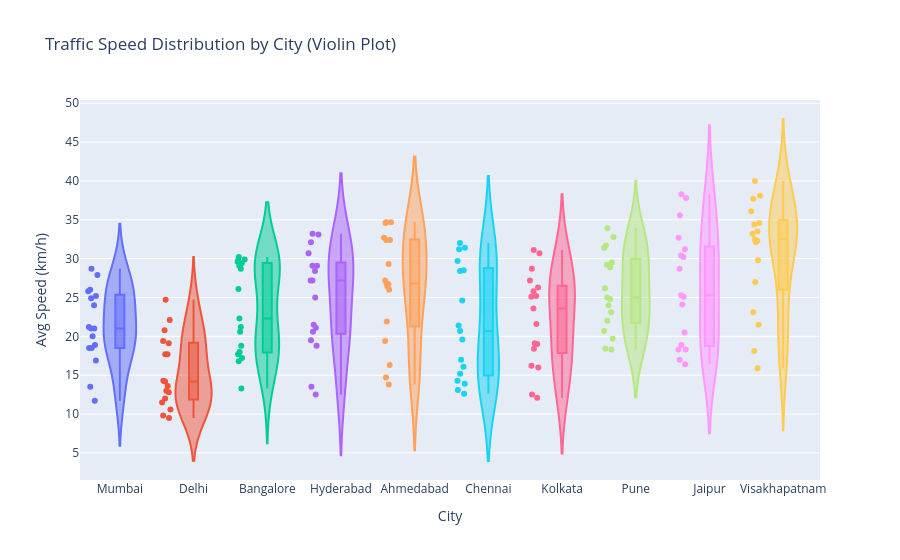

The cell this chart's notebook holds for it:
### Markdown cell above
### 3.5 Violin Plot — Traffic speed spread by city

### Code cell
fig = px.violin(
    df, x="city", y="avg_traffic_speed_kmph", color="city",
    box=True, points="all",
    title="Traffic Speed Distribution by City (Violin Plot)"
)
fig.update_layout(xaxis_title="City", yaxis_title="Avg Speed (km/h)", showlegend=False)
fig.show()

### Figure 1 — Plotly figure (JSON) as saved in the notebook; plotly's stock layout.template omitted (floating-point values rounded to 4 significant figures)
{"data": [{"alignmentgroup": "True", "box": {"visible": true}, "hovertemplate": "city=%{x}<br>avg_traffic_speed_kmph=%{y}<extra></extra>", "legendgroup": "Mumbai", "marker": {"color": "#636efa"}, "name": "Mumbai", "offsetgroup": "Mumbai", "orientation": "v", "points": "all", "scalegroup": "True", "showlegend": true, "type": "violin", "x": ["Mumbai", "Mumbai", "Mumbai", "Mumbai", "Mumbai", "Mumbai", "Mumbai", "Mumbai", "Mumbai", "Mumbai", "Mumbai", "Mumbai", "Mumbai", "Mumbai", "Mumbai", "Mumbai", "Mumbai"], "x0": " ", "xaxis": "x", "y": [18.5, 13.5, 21.0, 21.2, 25.8, 24.9, 16.9, 24.0, 20.0, 28.7, 21.0, 27.9, 26.0, 18.5, 25.2, 11.7, 18.9], "y0": " ", "yaxis": "y"}, {"alignmentgroup": "True", "box": {"visible": true}, "hovertemplate": "city=%{x}<br>avg_traffic_speed_kmph=%{y}<extra></extra>", "legendgroup": "Delhi", "marker": {"color": "#EF553B"}, "name": "Delhi", "offsetgroup": "Delhi", "orientation": "v", "points": "all", "scalegroup": "True", "showlegend": true, "type": "violin", "x": ["Delhi", "Delhi", "Delhi", "Delhi", "Delhi", "Delhi", "Delhi", "Delhi", "Delhi", "Delhi", "Delhi", "Delhi", "Delhi", "Delhi", "Delhi", "Delhi", "Delhi"], "x0": " ", "xaxis": "x", "y": [14.2, 14.3, 10.6, 22.1, 20.8, 13.6, 12.8, 12.0, 11.5, 19.4, 9.8, 19.1, 13.0, 17.7, 9.5, 24.7, 17.7], "y0": " ", "yaxis": "y"}, {"alignmentgroup": "True", "box": {"visible": true}, "hovertemplate": "city=%{x}<br>avg_traffic_speed_kmph=%{y}<extra></extra>", "legendgroup": "Bangalore", "marker": {"color": "#00cc96"}, "name": "Bangalore", "offsetgroup": "Bangalore", "orientation": "v", "points": "all", "scalegroup": "True", "showlegend": true, "type": "violin", "x": ["Bangalore", "Bangalore", "Bangalore", "Bangalore", "Bangalore", "Bangalore", "Bangalore", "Bangalore", "Bangalore", "Bangalore", "Bangalore", "Bangalore", "Bangalore", "Bangalore", "Bangalore", "Bangalore", "Bangalore"], "x0": " ", "xaxis": "x", "y": [17.7, 18.0, 17.2, 28.7, 16.8, 21.2, 29.8, 29.1, 29.6, 20.6, 30.2, 18.8, 22.3, 26.1, 29.9, 29.4, 13.3], "y0": " ", "yaxis": "y"}, {"alignmentgroup": "True", "box": {"visible": true}, "hovertemplate": "city=%{x}<br>avg_traffic_speed_kmph=%{y}<extra></extra>", "legendgroup": "Hyderabad", "marker": {"color": "#ab63fa"}, "name": "Hyderabad", "offsetgroup": "Hyderabad", "orientation": "v", "points": "all", "scalegroup": "True", "showlegend": true, "type": "violin", "x": ["Hyderabad", "Hyderabad", "Hyderabad", "Hyderabad", "Hyderabad", "Hyderabad", "Hyderabad", "Hyderabad", "Hyderabad", "Hyderabad", "Hyderabad", "Hyderabad", "Hyderabad", "Hyderabad", "Hyderabad", "Hyderabad", "Hyderabad"], "x0": " ", "xaxis": "x", "y": [21.5, 29.1, 32.1, 28.4, 27.2, 29.1, 33.2, 12.5, 13.5, 33.1, 30.7, 18.8, 20.6, 27.2, 25.0, 19.5, 21.1], "y0": " ", "yaxis": "y"}, {"alignmentgroup": "True", "box": {"visible": true}, "hovertemplate": "city=%{x}<br>avg_traffic_speed_kmph=%{y}<extra></extra>", "legendgroup": "Ahmedabad", "marker": {"color": "#FFA15A"}, "name": "Ahmedabad", "offsetgroup": "Ahmedabad", "orientation": "v", "points": "all", "scalegroup": "True", "showlegend": true, "type": "violin", "x": ["Ahmedabad", "Ahmedabad", "Ahmedabad", "Ahmedabad", "Ahmedabad", "Ahmedabad", "Ahmedabad", "Ahmedabad", "Ahmedabad", "Ahmedabad", "Ahmedabad", "Ahmedabad", "Ahmedabad", "Ahmedabad", "Ahmedabad", "Ahmedabad", "Ahmedabad"], "x0": " ", "xaxis": "x", "y": [26.0, 32.4, 29.3, 13.8, 26.7, 34.7, 21.9, 26.8, 34.7, 27.2, 32.7, 32.4, 26.4, 16.3, 34.6, 19.4, 14.7], "y0": " ", "yaxis": "y"}, {"alignmentgroup": "True", "box": {"visible": true}, "hovertemplate": "city=%{x}<br>avg_traffic_speed_kmph=%{y}<extra></extra>", "legendgroup": "Chennai", "marker": {"color": "#19d3f3"}, "name": "Chennai", "offsetgroup": "Chennai", "orientation": "v", "points": "all", "scalegroup": "True", "showlegend": true, "type": "violin", "x": ["Chennai", "Chennai", "Chennai", "Chennai", "Chennai", "Chennai", "Chennai", "Chennai", "Chennai", "Chennai", "Chennai", "Chennai", "Chennai", "Chennai", "Chennai", "Chennai", "Chennai"], "x0": " ", "xaxis": "x", "y": [17.0, 15.2, 28.4, 12.6, 14.3, 31.4, 19.6, 13.9, 28.5, 29.7, 16.1, 32.0, 21.4, 24.6, 20.7, 31.2, 13.1], "y0": " ", "yaxis": "y"}, {"alignmentgroup": "True", "box": {"visible": true}, "hovertemplate": "city=%{x}<br>avg_traffic_speed_kmph=%{y}<extra></extra>", "legendgroup": "Kolkata", "marker": {"color": "#FF6692"}, "name": "Kolkata", "offsetgroup": "Kolkata", "orientation": "v", "points": "all", "scalegroup": "True", "showlegend": true, "type": "violin", "x": ["Kolkata", "Kolkata", "Kolkata", "Kolkata", "Kolkata", "Kolkata", "Kolkata", "Kolkata", "Kolkata", "Kolkata", "Kolkata", "Kolkata", "Kolkata", "Kolkata", "Kolkata", "Kolkata", "Kolkata"], "x0": " ", "xaxis": "x", "y": [18.4, 25.8, 28.7, 26.3, 27.2, 25.1, 16.2, 21.6, 12.1, 19.1, 19.0, 25.2, 16.0, 31.1, 23.6, 30.7, 12.5], "y0": " ", "yaxis": "y"}, {"alignmentgroup": "True", "box": {"visible": true}, "hovertemplate": "city=%{x}<br>avg_traffic_speed_kmph=%{y}<extra></extra>", "legendgroup": "Pune", "marker": {"color": "#B6E880"}, "name": "Pune", "offsetgroup": "Pune", "orientation": "v", "points": "all", "scalegroup": "True", "showlegend": true, "type": "violin", "x": ["Pune", "Pune", "Pune", "Pune", "Pune", "Pune", "Pune", "Pune", "Pune", "Pune", "Pune", "Pune", "Pune", "Pune", "Pune", "Pune", "Pune"], "x0": " ", "xaxis": "x", "y": [22.0, 28.9, 19.7, 23.1, 32.8, 33.9, 24.8, 18.4, 29.5, 18.3, 29.2, 31.4, 25.0, 20.7, 24.0, 31.7, 26.2], "y0": " ", "yaxis": "y"}, {"alignmentgroup": "True", "box": {"visible": true}, "hovertemplate": "city=%{x}<br>avg_traffic_speed_kmph=%{y}<extra></extra>", "legendgroup": "Jaipur", "marker": {"color": "#FF97FF"}, "name": "Jaipur", "offsetgroup": "Jaipur", "orientation": "v", "points": "all", "scalegroup": "True", "showlegend": true, "type": "violin", "x": ["Jaipur", "Jaipur", "Jaipur", "Jaipur", "Jaipur", "Jaipur", "Jaipur", "Jaipur", "Jaipur", "Jaipur", "Jaipur", "Jaipur", "Jaipur", "Jaipur", "Jaipur", "Jaipur", "Jaipur"], "x0": " ", "xaxis": "x", "y": [25.3, 17.0, 25.1, 24.1, 35.6, 30.2, 18.3, 30.4, 38.3, 32.7, 31.2, 16.4, 20.5, 28.7, 37.8, 18.9, 18.3], "y0": " ", "yaxis": "y"}, {"alignmentgroup": "True", "box": {"visible": true}, "hovertemplate": "city=%{x}<br>avg_traffic_speed_kmph=%{y}<extra></extra>", "legendgroup": "Visakhapatnam", "marker": {"color": "#FECB52"}, "name": "Visakhapatnam", "offsetgroup": "Visakhapatnam", "orientation": "v", "points": "all", "scalegroup": "True", "showlegend": true, "type": "violin", "x": ["Visakhapatnam", "Visakhapatnam", "Visakhapatnam", "Visakhapatnam", "Visakhapatnam", "Visakhapatnam", "Visakhapatnam", "Visakhapatnam", "Visakhapatnam", "Visakhapatnam", "Visakhapatnam", "Visakhapatnam", "Visakhapatnam", "Visakhapatnam", "Visakhapatnam", "Visakhapatnam", "Visakhapatnam"], "x0": " ", "xaxis": "x", "y": [40.0, 37.7, 23.1, 33.2, 34.4, 36.1, 38.1, 34.6, 27.0, 29.8, 21.5, 32.1, 18.1, 15.9, 32.3, 32.5, 33.5], "y0": " ", "yaxis": "y"}], "layout": {"legend": {"title": {"text": "city"}, "tracegroupgap": 0}, "showlegend": false, "title": {"text": "Traffic Speed Distribution by City (Violin Plot)"}, "violinmode": "overlay", "xaxis": {"anchor": "y", "categoryarray": ["Mumbai", "Delhi", "Bangalore", "Hyderabad", "Ahmedabad", "Chennai", "Kolkata", "Pune", "Jaipur", "Visakhapatnam"], "categoryorder": "array", "domain": [0, 1], "title": {"text": "City"}}, "yaxis": {"anchor": "x", "domain": [0, 1], "title": {"text": "Avg Speed (km/h)"}}}}
